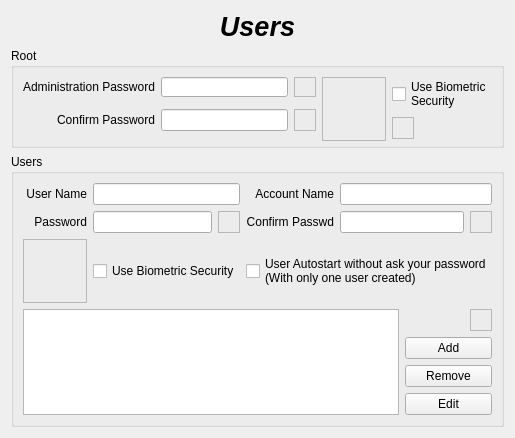
         <widget class="QWidget" name="PUsers">
          <layout class="QGridLayout" name="gridLayout_16">
           <item row="0" column="0">
            <widget class="QLabel" name="LUsersTitle_2">
             <property name="maximumSize">
              <size>
               <width>16777215</width>
               <height>50</height>
              </size>
             </property>
             <property name="font">
              <font>
               <pointsize>20</pointsize>
               <weight>75</weight>
               <italic>true</italic>
               <bold>true</bold>
              </font>
             </property>
             <property name="text">
              <string>Users</string>
             </property>
             <property name="alignment">
              <set>Qt::AlignCenter</set>
             </property>
            </widget>
           </item>
           <item row="1" column="0">
            <widget class="QGroupBox" name="GBUsersRoot_2">
             <property name="maximumSize">
              <size>
               <width>16777215</width>
               <height>100</height>
              </size>
             </property>
             <property name="title">
              <string>Root</string>
             </property>
             <layout class="QGridLayout" name="gridLayout_17">
              <item row="0" column="0">
               <widget class="QLabel" name="LRootPasswd1_2">
                <property name="text">
                 <string>Administration Password</string>
                </property>
               </widget>
              </item>
              <item row="0" column="1">
               <widget class="QLineEdit" name="LERootPasswd1_2">
                <property name="maxLength">
                 <number>12</number>
                </property>
                <property name="echoMode">
                 <enum>QLineEdit::Password</enum>
                </property>
               </widget>
              </item>
              <item row="0" column="2">
               <widget class="QFrame" name="FStrenghtRoot1_2">
                <property name="minimumSize">
                 <size>
                  <width>16</width>
                  <height>16</height>
                 </size>
                </property>
                <property name="maximumSize">
                 <size>
                  <width>22</width>
                  <height>22</height>
                 </size>
                </property>
                <property name="frameShape">
                 <enum>QFrame::StyledPanel</enum>
                </property>
                <property name="frameShadow">
                 <enum>QFrame::Raised</enum>
                </property>
               </widget>
              </item>
              <item row="0" column="3" rowspan="3">
               <widget class="QFrame" name="FBioRoot_2">
                <property name="minimumSize">
                 <size>
                  <width>64</width>
                  <height>64</height>
                 </size>
                </property>
                <property name="maximumSize">
                 <size>
                  <width>64</width>
                  <height>64</height>
                 </size>
                </property>
                <property name="frameShape">
                 <enum>QFrame::StyledPanel</enum>
                </property>
                <property name="frameShadow">
                 <enum>QFrame::Raised</enum>
                </property>
               </widget>
              </item>
              <item row="0" column="4" rowspan="2">
               <widget class="QCheckBox" name="CBBioRoot_2">
                <property name="minimumSize">
                 <size>
                  <width>16</width>
                  <height>16</height>
                 </size>
                </property>
                <property name="text">
                 <string>Use Biometric
Security</string>
                </property>
               </widget>
              </item>
              <item row="1" column="0" rowspan="2">
               <widget class="QLabel" name="LRootPasswd2_2">
                <property name="text">
                 <string>Confirm Password</string>
                </property>
                <property name="alignment">
                 <set>Qt::AlignRight|Qt::AlignTrailing|Qt::AlignVCenter</set>
                </property>
               </widget>
              </item>
              <item row="1" column="1" rowspan="2">
               <widget class="QLineEdit" name="LERootPasswd2_2">
                <property name="maxLength">
                 <number>12</number>
                </property>
                <property name="echoMode">
                 <enum>QLineEdit::Password</enum>
                </property>
               </widget>
              </item>
              <item row="1" column="2" rowspan="2">
               <widget class="QFrame" name="FStrenghtRoot2_2">
                <property name="minimumSize">
                 <size>
                  <width>22</width>
                  <height>22</height>
                 </size>
                </property>
                <property name="maximumSize">
                 <size>
                  <width>22</width>
                  <height>22</height>
                 </size>
                </property>
                <property name="frameShape">
                 <enum>QFrame::StyledPanel</enum>
                </property>
                <property name="frameShadow">
                 <enum>QFrame::Raised</enum>
                </property>
               </widget>
              </item>
              <item row="2" column="4">
               <widget class="QFrame" name="FRootUserInfo_2">
                <property name="minimumSize">
                 <size>
                  <width>22</width>
                  <height>22</height>
                 </size>
                </property>
                <property name="maximumSize">
                 <size>
                  <width>22</width>
                  <height>22</height>
                 </size>
                </property>
                <property name="frameShape">
                 <enum>QFrame::StyledPanel</enum>
                </property>
                <property name="frameShadow">
                 <enum>QFrame::Raised</enum>
                </property>
               </widget>
              </item>
             </layout>
            </widget>
           </item>
           <item row="2" column="0">
            <widget class="QGroupBox" name="GBUser_2">
             <property name="title">
              <string>Users</string>
             </property>
             <layout class="QGridLayout" name="gridLayout_18">
              <item row="0" column="0">
               <widget class="QLabel" name="LUser_2">
                <property name="text">
                 <string>User Name</string>
                </property>
                <property name="alignment">
                 <set>Qt::AlignRight|Qt::AlignTrailing|Qt::AlignVCenter</set>
                </property>
               </widget>
              </item>
              <item row="0" column="1" colspan="2">
               <widget class="QLineEdit" name="LEUser_2"/>
              </item>
              <item row="0" column="3">
               <widget class="QLabel" name="LAccount_2">
                <property name="text">
                 <string>Account Name</string>
                </property>
                <property name="alignment">
                 <set>Qt::AlignRight|Qt::AlignTrailing|Qt::AlignVCenter</set>
                </property>
               </widget>
              </item>
              <item row="0" column="4" colspan="3">
               <widget class="QLineEdit" name="LEAccount_2"/>
              </item>
              <item row="1" column="0">
               <widget class="QLabel" name="LPasswdUser1_2">
                <property name="text">
                 <string>Password</string>
                </property>
                <property name="alignment">
                 <set>Qt::AlignRight|Qt::AlignTrailing|Qt::AlignVCenter</set>
                </property>
               </widget>
              </item>
              <item row="1" column="1">
               <widget class="QLineEdit" name="LEPasswdUser1_2"/>
              </item>
              <item row="1" column="2">
               <widget class="QFrame" name="FStrenghtUser1_2">
                <property name="minimumSize">
                 <size>
                  <width>22</width>
                  <height>22</height>
                 </size>
                </property>
                <property name="maximumSize">
                 <size>
                  <width>22</width>
                  <height>22</height>
                 </size>
                </property>
                <property name="frameShape">
                 <enum>QFrame::StyledPanel</enum>
                </property>
                <property name="frameShadow">
                 <enum>QFrame::Raised</enum>
                </property>
               </widget>
              </item>
              <item row="1" column="3">
               <widget class="QLabel" name="LPasswdUser2_2">
                <property name="text">
                 <string>Confirm Passwd</string>
                </property>
                <property name="alignment">
                 <set>Qt::AlignRight|Qt::AlignTrailing|Qt::AlignVCenter</set>
                </property>
               </widget>
              </item>
              <item row="1" column="4" colspan="2">
               <widget class="QLineEdit" name="LEPasswdUser2_2"/>
              </item>
              <item row="1" column="6">
               <widget class="QFrame" name="FStrenghtUser2_2">
                <property name="minimumSize">
                 <size>
                  <width>22</width>
                  <height>22</height>
                 </size>
                </property>
                <property name="maximumSize">
                 <size>
                  <width>22</width>
                  <height>22</height>
                 </size>
                </property>
                <property name="frameShape">
                 <enum>QFrame::StyledPanel</enum>
                </property>
                <property name="frameShadow">
                 <enum>QFrame::Raised</enum>
                </property>
               </widget>
              </item>
              <item row="2" column="0">
               <widget class="QFrame" name="FBioUser_2">
                <property name="minimumSize">
                 <size>
                  <width>64</width>
                  <height>64</height>
                 </size>
                </property>
                <property name="maximumSize">
                 <size>
                  <width>64</width>
                  <height>64</height>
                 </size>
                </property>
                <property name="frameShape">
                 <enum>QFrame::StyledPanel</enum>
                </property>
                <property name="frameShadow">
                 <enum>QFrame::Raised</enum>
                </property>
               </widget>
              </item>
              <item row="2" column="1" colspan="2">
               <widget class="QCheckBox" name="CBBioUser_2">
                <property name="text">
                 <string>Use Biometric Security</string>
                </property>
               </widget>
              </item>
              <item row="2" column="3" colspan="4">
               <widget class="QCheckBox" name="CBAutologin_2">
                <property name="text">
                 <string>User Autostart without ask your password 
(With only one user created)</string>
                </property>
               </widget>
              </item>
              <item row="3" column="0" rowspan="4" colspan="5">
               <widget class="QListWidget" name="LWUserList_2">
                <property name="iconSize">
                 <size>
                  <width>32</width>
                  <height>32</height>
                 </size>
                </property>
               </widget>
              </item>
              <item row="3" column="6">
               <widget class="QFrame" name="FUserInfo_2">
                <property name="minimumSize">
                 <size>
                  <width>22</width>
                  <height>22</height>
                 </size>
                </property>
                <property name="maximumSize">
                 <size>
                  <width>22</width>
                  <height>22</height>
                 </size>
                </property>
                <property name="frameShape">
                 <enum>QFrame::StyledPanel</enum>
                </property>
                <property name="frameShadow">
                 <enum>QFrame::Raised</enum>
                </property>
               </widget>
              </item>
              <item row="4" column="5" colspan="2">
               <widget class="QPushButton" name="BAddUser_2">
                <property name="text">
                 <string>Add</string>
                </property>
                <property name="icon">
                 <iconset>
                  <normaloff>../../usr/share/kademar/utils/cadi/img/list_add_user.png</normaloff>../../usr/share/kademar/utils/cadi/img/list_add_user.png</iconset>
                </property>
                <property name="iconSize">
                 <size>
                  <width>32</width>
                  <height>32</height>
                 </size>
                </property>
               </widget>
              </item>
              <item row="5" column="5" colspan="2">
               <widget class="QPushButton" name="BRemoveUser_2">
                <property name="text">
                 <string>Remove</string>
                </property>
                <property name="icon">
                 <iconset>
                  <normaloff>../../usr/share/kademar/utils/cadi/img/list-remove-user.png</normaloff>../../usr/share/kademar/utils/cadi/img/list-remove-user.png</iconset>
                </property>
                <property name="iconSize">
                 <size>
                  <width>32</width>
                  <height>32</height>
                 </size>
                </property>
               </widget>
              </item>
              <item row="6" column="5" colspan="2">
               <widget class="QPushButton" name="BEditUser_2">
                <property name="text">
                 <string>Edit</string>
                </property>
                <property name="icon">
                 <iconset>
                  <normaloff>../../usr/share/kademar/utils/cadi/img/user-properties.png</normaloff>../../usr/share/kademar/utils/cadi/img/user-properties.png</iconset>
                </property>
                <property name="iconSize">
                 <size>
                  <width>32</width>
                  <height>32</height>
                 </size>
                </property>
               </widget>
              </item>
             </layout>
            </widget>
           </item>
          </layout>
         </widget>
